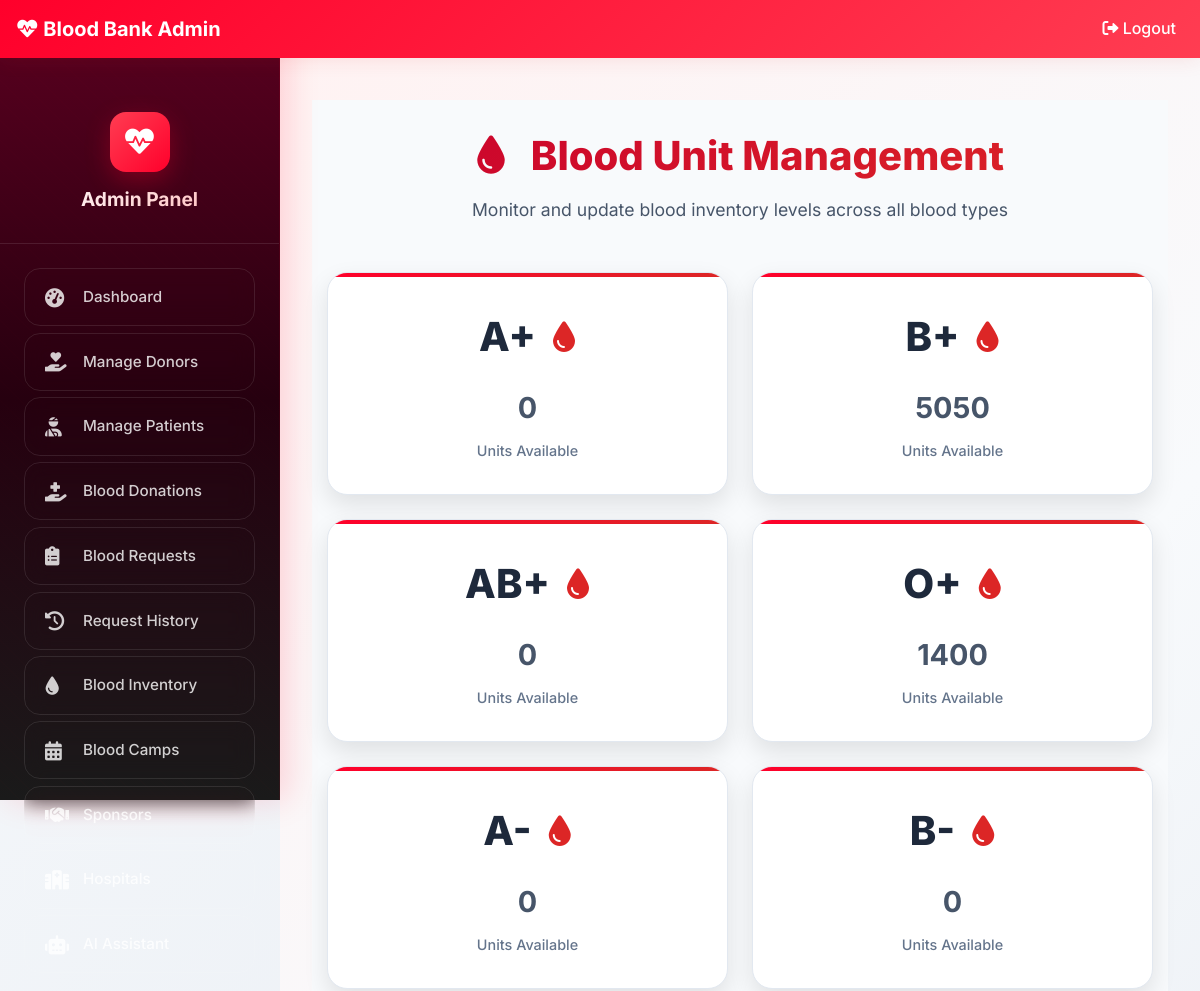
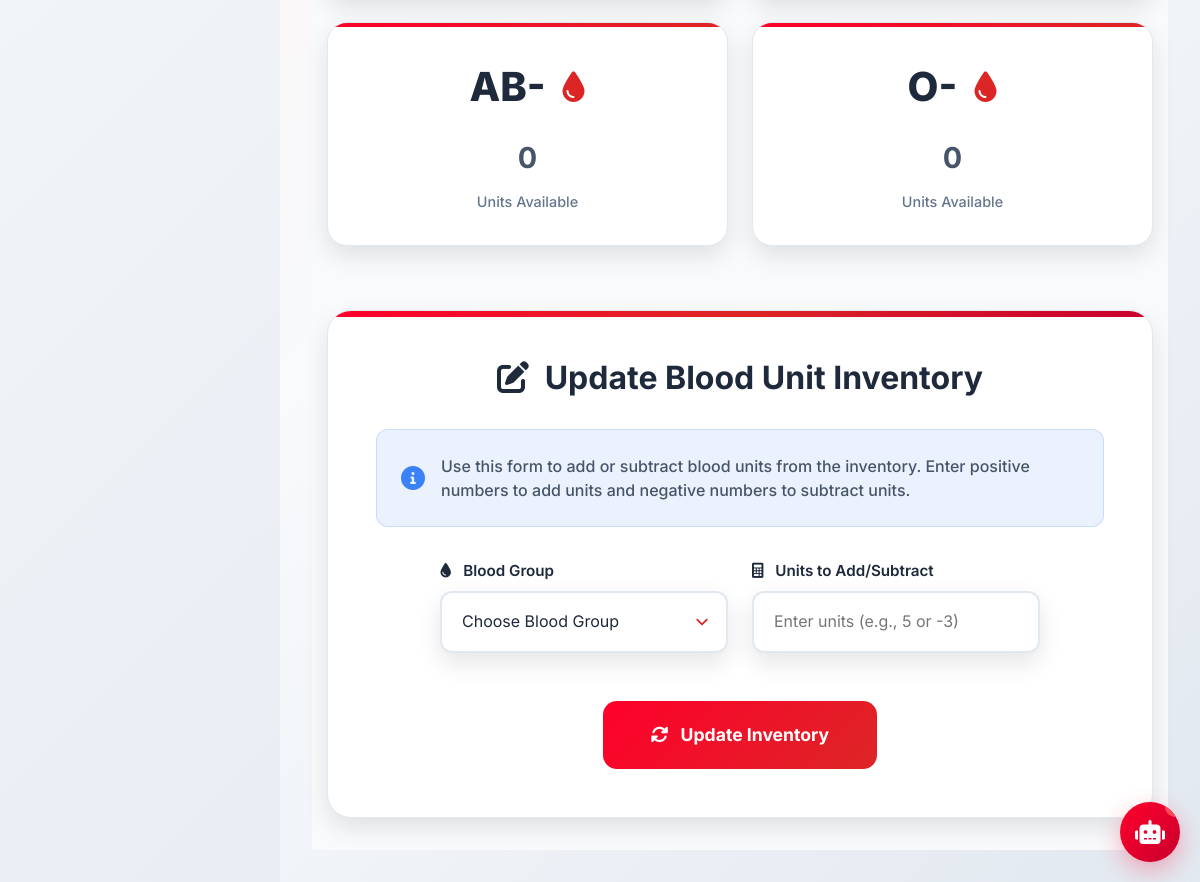
Screenshot of /admin-blood (signed in) with the database file from the repository (2 pictures, top to bottom).
### blood/models.py (models this page shows, shortened)
class Stock(models.Model):
    bloodgroup=models.CharField(max_length=10)
    unit=models.PositiveIntegerField(default=0)

### blood/views.py (the view, shortened to what this page needs)
# urls.py: path('admin-blood', views.admin_blood_view,name='admin-blood'),
@login_required(login_url='adminlogin')
def admin_blood_view(request):
    dict={
        'bloodForm':forms.BloodForm(),
        'A1':models.Stock.objects.get(bloodgroup="A+"),
        'A2':models.Stock.objects.get(bloodgroup="A-"),
        'B1':models.Stock.objects.get(bloodgroup="B+"),
        'B2':models.Stock.objects.get(bloodgroup="B-"),
        'AB1':models.Stock.objects.get(bloodgroup="AB+"),
        'AB2':models.Stock.objects.get(bloodgroup="AB-"),
        'O1':models.Stock.objects.get(bloodgroup="O+"),
        'O2':models.Stock.objects.get(bloodgroup="O-"),
    }
    return render(request,'blood/admin_blood.html',context=dict)

### blood/forms.py
class BloodForm(forms.ModelForm):
    class Meta:
        model=models.Stock
        fields=['bloodgroup','unit']

### templates/blood/admin_blood.html (shortened to what this page needs)
{% extends 'blood/adminbase.html' %}
{% block content %}
{% load widget_tweaks %}
{% load static %}
<div class="blood-management-wrapper">
    <div class="container">
        <div class="blood-header">
            <h1 class="blood-title">
                <i class="fas fa-tint" style="margin-right: 1rem; color: #dc2626;"></i>
                Blood Unit Management
            </h1>
            <p class="blood-subtitle">Monitor and update blood inventory levels across all blood types</p>
        </div>
        <div class="blood-grid">
            <div class="blood-card">
                <div class="blood-type">
                    A+ <i class="fas fa-tint"></i>
                </div>
                <div class="blood-unit">{{A1.unit}}</div>
                <div class="blood-unit-label">Units Available</div>
            </div>
            <div class="blood-card">
                <div class="blood-type">
                    B+ <i class="fas fa-tint"></i>
                </div>
                <div class="blood-unit">{{B1.unit}}</div>
                <div class="blood-unit-label">Units Available</div>
            </div>
            <div class="blood-card">
                <div class="blood-type">
                    AB+ <i class="fas fa-tint"></i>
                </div>
                <div class="blood-unit">{{AB1.unit}}</div>
                <div class="blood-unit-label">Units Available</div>
            </div>
            <div class="blood-card">
                <div class="blood-type">
                    O+ <i class="fas fa-tint"></i>
                </div>
                <div class="blood-unit">{{O1.unit}}</div>
                <div class="blood-unit-label">Units Available</div>
            </div>
            <div class="blood-card">
                <div class="blood-type">
                    A- <i class="fas fa-tint"></i>
                </div>
                <div class="blood-unit">{{A2.unit}}</div>
                <div class="blood-unit-label">Units Available</div>
            </div>
            <div class="blood-card">
                <div class="blood-type">
                    B- <i class="fas fa-tint"></i>
                </div>
                <div class="blood-unit">{{B2.unit}}</div>
                <div class="blood-unit-label">Units Available</div>
            </div>
            <div class="blood-card">
                <div class="blood-type">
                    AB- <i class="fas fa-tint"></i>
                </div>
                <div class="blood-unit">{{AB2.unit}}</div>
                <div class="blood-unit-label">Units Available</div>
            </div>
            <div class="blood-card">
                <div class="blood-type">
                    O- <i class="fas fa-tint"></i>
                </div>
                <div class="blood-unit">{{O2.unit}}</div>
                <div class="blood-unit-label">Units Available</div>
            </div>
        </div>
        <div class="update-section">
            <h2 class="update-title">
                <i class="fas fa-edit" style="margin-right: 0.5rem;"></i>
                Update Blood Unit Inventory
            </h2>
            <div class="info-box">
                <i class="fas fa-info-circle"></i>
                <div class="info-box-content">
                    Use this form to add or subtract blood units from the inventory. Enter positive numbers to add units and negative numbers to subtract units.
                </div>
            </div>
            <form class="update-form" method="POST">
                <div class="form-row">
                    <div class="form-group">
                        <label class="form-label">
                            <i class="fas fa-tint" style="margin-right: 0.5rem;"></i>
                            Blood Group
                        </label>
                        <select name="bloodgroup" class="form-select" required>
                            <option disabled="disabled" selected="selected">Choose Blood Group</option>
                        </select>
                    </div>
                    <div class="form-group">
                        <label class="form-label">
                            <i class="fas fa-calculator" style="margin-right: 0.5rem;"></i>
                            Units to Add/Subtract
                        </label>
                        <input type="number" class="form-input" name="unit" placeholder="Enter units (e.g., 5 or -3)" required>
                    </div>
                </div>
                <button type="submit" class="update-btn">
                    <i class="fas fa-sync-alt" style="margin-right: 0.5rem;"></i>
                    Update Inventory
                </button>
            </form>
        </div>
    </div>
</div>
{% endblock content %}

### static/css/modern.css (style rules this page uses)
:root { --primary-100: #FFF2F2; --primary-200: #FFB6B6; --primary-300: #FF7980; --primary-400: #FF3D52; --primary-500: #FF002B; --primary-600: #C9002D; --primary-700: #93002A; --primary-800: #5C0020; --primary-900: #26000F; --primary-red: var(--primary-500); --secondary-red: var(--primary-400); --light-red: var(--primary-100); --dark-red: var(--primary-700); --pure-white: #ffffff; --light-gray: #f8fafc; --medium-gray: #64748b; --dark-gray: #1e293b; --shadow: 0 10px 25px rgba(0, 0, 0, 0.1); --shadow-lg: 0 20px 40px rgba(0, 0, 0, 0.1); }
* { margin: 0; padding: 0; box-sizing: border-box; }
body { font-family: 'Inter', 'Segoe UI', Tahoma, Geneva, Verdana, sans-serif; line-height: 1.6; color: var(--dark-gray); background-color: var(--pure-white); }
.blood-type { font-size: 2rem; font-weight: 800; color: var(--primary-red); margin-bottom: 0.5rem; }

### templates/blood/adminbase.html (style rules this page uses)
.admin-body { background: linear-gradient(135deg, #f8fafc 0%, #e2e8f0 100%); font-family: 'Inter', sans-serif; }
.blood-grid { margin-bottom: 3rem; }

### rows the page displays
Stock: unit "0"
Stock: unit "5050"
Stock: unit "0"
Stock: unit "1400"
Stock: unit "0"
Stock: unit "0"
Stock: unit "0"
Stock: unit "0"
